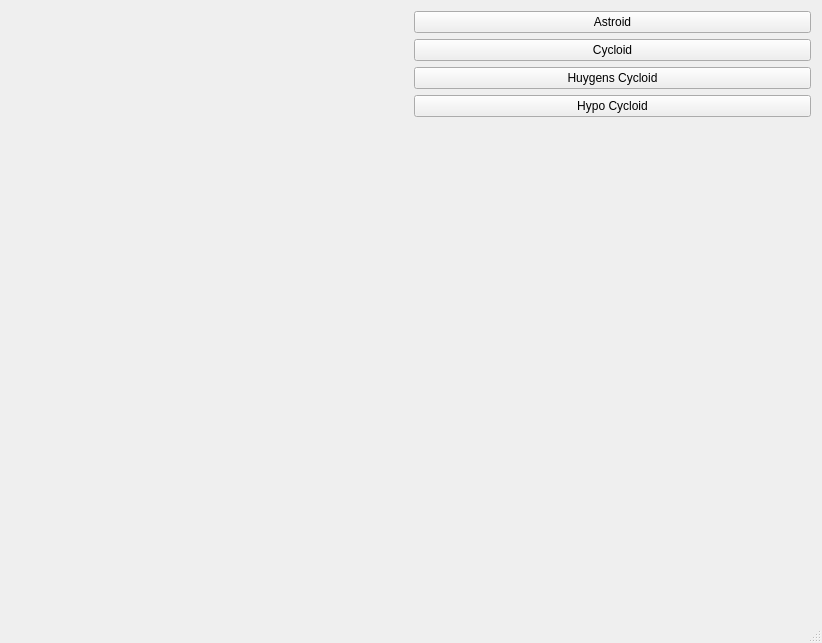
<?xml version="1.0" encoding="UTF-8"?>
<ui version="4.0">
 <class>MainWindow</class>
 <widget class="QMainWindow" name="MainWindow">
  <property name="geometry">
   <rect>
    <x>0</x>
    <y>0</y>
    <width>822</width>
    <height>643</height>
   </rect>
  </property>
  <property name="windowTitle">
   <string>MainWindow</string>
  </property>
  <widget class="QWidget" name="centralWidget">
   <layout class="QGridLayout" name="gridLayout_2">
    <item row="0" column="0">
     <layout class="QGridLayout" name="gridLayout">
      <item row="0" column="0">
       <widget class="renderArea" name="widget" native="true"/>
      </item>
      <item row="0" column="1">
       <layout class="QVBoxLayout" name="verticalLayout">
        <item>
         <widget class="QPushButton" name="btnAstroid">
          <property name="text">
           <string>Astroid</string>
          </property>
         </widget>
        </item>
        <item>
         <widget class="QPushButton" name="btnCycloid">
          <property name="text">
           <string>Cycloid</string>
          </property>
         </widget>
        </item>
        <item>
         <widget class="QPushButton" name="btnHuygens">
          <property name="text">
           <string>Huygens Cycloid</string>
          </property>
         </widget>
        </item>
        <item>
         <widget class="QPushButton" name="btnHypo">
          <property name="text">
           <string>Hypo Cycloid</string>
          </property>
         </widget>
        </item>
        <item>
         <spacer name="verticalSpacer">
          <property name="orientation">
           <enum>Qt::Vertical</enum>
          </property>
          <property name="sizeHint" stdset="0">
           <size>
            <width>20</width>
            <height>40</height>
           </size>
          </property>
         </spacer>
        </item>
       </layout>
      </item>
     </layout>
    </item>
   </layout>
  </widget>
  <widget class="QStatusBar" name="statusBar"/>
 </widget>
 <layoutdefault spacing="6" margin="11"/>
 <customwidgets>
  <customwidget>
   <class>renderArea</class>
   <extends>QWidget</extends>
   <header>renderarea.h</header>
   <container>1</container>
  </customwidget>
 </customwidgets>
 <resources/>
 <connections/>
</ui>
